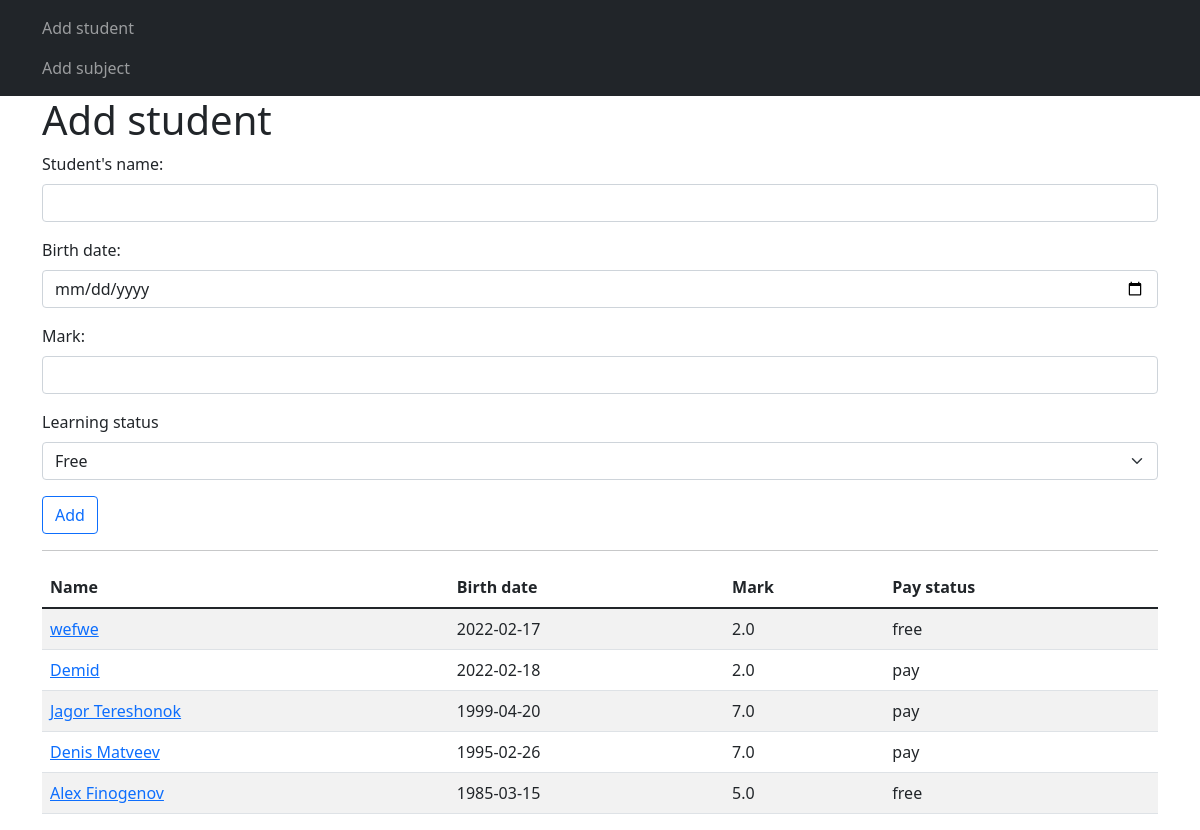
/add-student, run on an earlier commit of the app's database.
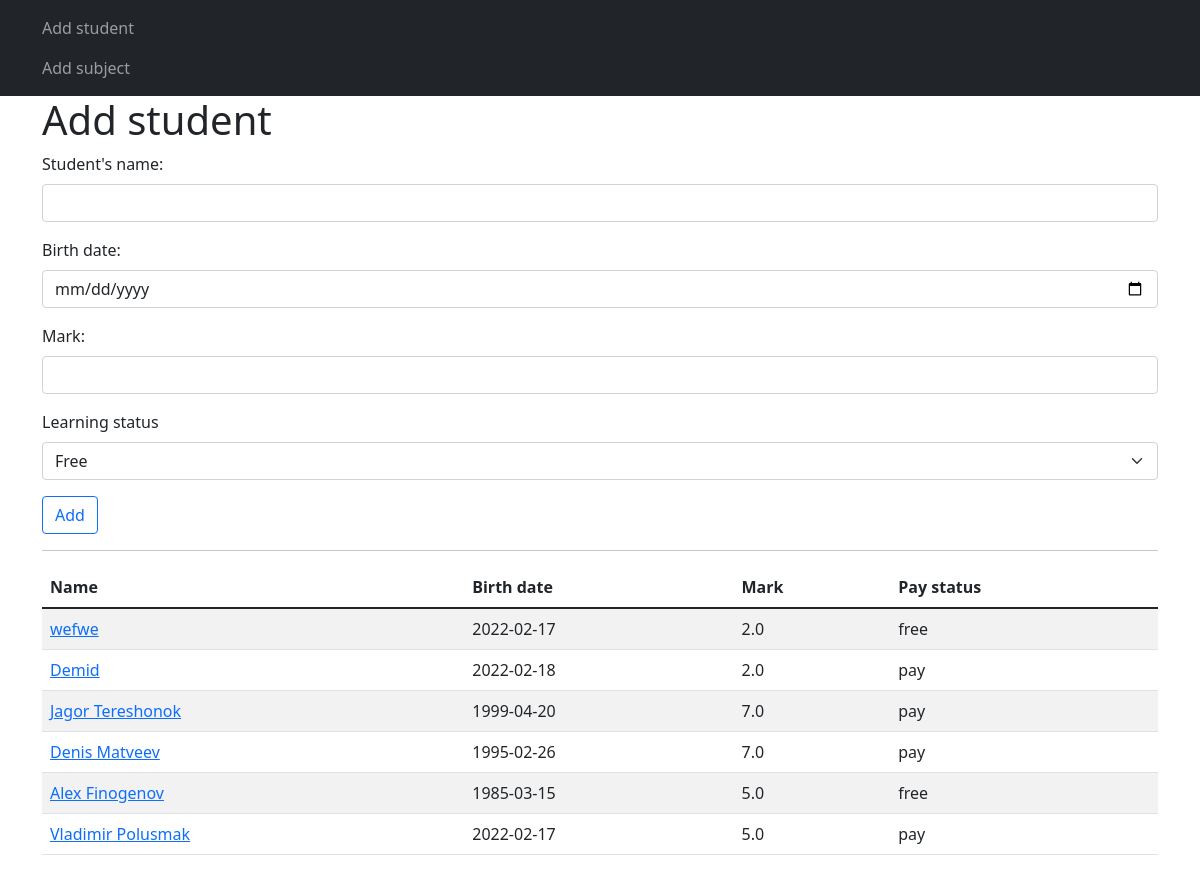
And on a later commit of the database.
### models.py (models this page shows)
class Students(db.Model):
    id = db.Column(db.Integer, primary_key=True)
    name = db.Column(db.String(120), nullable=False)
    birth_date = db.Column(db.Date, nullable=False, default=datetime.now())
    mark = db.Column(db.Float, nullable=False, default=3.2)
    subject_id = db.Column(db.Integer, db.ForeignKey('subjects.id'))
    status = db.Column(db.String(10), nullable=False, default='Paid')

### routes.py (the view, shortened to what this page needs)
@app.route('/add-student', methods=['GET', 'POST'])
def add_student():
    form = StudentForm()
    students = Students.query.all()  # достаю всех студентов из БД
    return render_template('add_students.html', form=form, items=students)

### forms.py
class StudentForm(FlaskForm):
    name = StringField('Student\'s name: ',
                       validators=[DataRequired()])
    birth_date = DateField('Birth date: ',
                           validators=[DataRequired()])
    mark = FloatField('Mark: ')
    status = SelectField('Learning status',
                         choices=[
                             ('free', 'Free'),
                             ('pay', 'Paid')
                         ])
    submit = SubmitField('Add')

### templates/add_students.html (shortened to what this page needs)
{% extends 'base.html' %}
{% block content %}
    <h1>Add student</h1>
    <form action="" method="post">
        <div class="mb-3">
            {{ form.name.label(class="form-label") }}
            {{ form.name(class="form-control") }}
        </div>
        <div class="mb-3">
            {{ form.birth_date.label(class="form-label") }}
            {{ form.birth_date(class="form-control") }}
        </div>
        <div class="mb-3">
            {{ form.mark.label(class="form-label") }}
            {{ form.mark(class="form-control") }}
        </div>
        <div class="mb-3">
            {{ form.status.label(class="form-label") }}
            {{ form.status(class="form-select") }}
        </div>
        <div class="mb-3">
            {{ form.submit(class="btn btn-outline-primary") }}
        </div>
    </form>
    <hr>
    {% if items|length > 1 %}
        <table class="table table-striped">
            <thead>
                <tr>
                    <th>Name</th>
                    <th>Birth date</th>
                    <th>Mark</th>
                    <th>Pay status</th>
                </tr>
            </thead>
            <tbody>
                {% for student in items %}
                    <tr>
                        <td><a href="/update-student/{{ student.id }}">{{ student.name }}</a></td>
                        <td>{{ student.birth_date }}</td>
                        <td>{{ student.mark }}</td>
                        <td>{{ student.status }}</td>
                    </tr>
                {% endfor %}
            </tbody>
        </table>
    {% endif %}
{% endblock %}

### templates/base.html (shortened to what this page needs)
<!DOCTYPE html>
<html lang="en">
<head>
    <link href="https://cdn.jsdelivr.net/npm/bootstrap@5.1.3/dist/css/bootstrap.min.css" rel="stylesheet"
>
</head>
<body>
<nav class="navbar navbar-dark bg-dark">
    <div class="container">
        <ul class="navbar-nav">
            <li class="nav-item">
                <a class="nav-link" href="{{ url_for('add_student') }}">Add student</a>
            </li>
            <li class="nav-item">
                <a class="nav-link" href="{{ url_for('add_subject') }}">Add subject</a>
            </li>
        </ul>
    </div>
</nav>
<div class="container">
    {% block content %}{% endblock %}
</div>
</body>
</html>

What changed in the data, as far as the page shows it:
added Students: name "Vladimir Polusmak", birth_date "2022-02-17", mark "5.0", status "pay"
